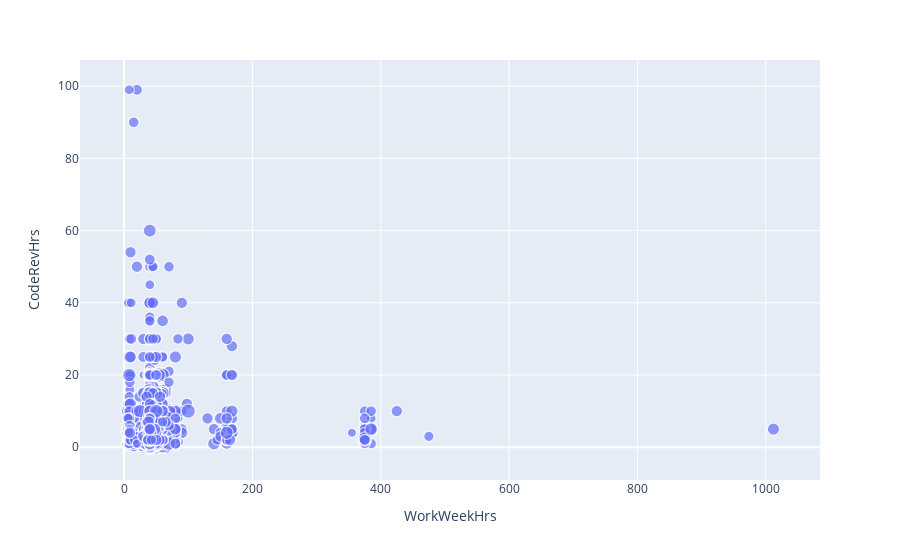

Notebook code cell kept with this figure:
### Markdown cell above
Create a bubble plot of `WorkWeekHrs` and `CodeRevHrs`, use `Age` column as bubble size.

### Code cell
# your code goes here
import plotly.express as px
import numpy as np

df_bubble = df[['WorkWeekHrs','CodeRevHrs','Age']]
df_bubble['Age'].replace(np.nan, df_bubble['Age'].mean(), inplace=True)

px.scatter(df_bubble, x="WorkWeekHrs",y="CodeRevHrs", size="Age")

### Figure 1 — Plotly figure (JSON) as saved in the notebook; plotly's stock layout.template omitted (floating-point values rounded to 4 significant figures; data arrays with more than 128 entries replaced by an {"elided": "..."} marker saying what was removed)
{"data": [{"hovertemplate": "WorkWeekHrs=%{x}<br>CodeRevHrs=%{y}<br>Age=%{marker.size}<extra></extra>", "legendgroup": "", "marker": {"color": "#636efa", "size": {"elided": "11398 float values"}, "sizemode": "area", "sizeref": 0.2475, "symbol": "circle"}, "mode": "markers", "name": "", "showlegend": false, "type": "scattergl", "x": {"elided": "11398 float values"}, "xaxis": "x", "y": {"elided": "11398 float values"}, "yaxis": "y"}], "layout": {"autosize": true, "legend": {"itemsizing": "constant", "tracegroupgap": 0}, "margin": {"t": 60}, "xaxis": {"anchor": "y", "autorange": true, "domain": [0, 1], "range": [-61.36, 1078.0], "title": {"text": "WorkWeekHrs"}, "type": "linear"}, "yaxis": {"anchor": "x", "autorange": true, "domain": [0, 1], "range": [-10.45, 108.3], "title": {"text": "CodeRevHrs"}, "type": "linear"}}}
